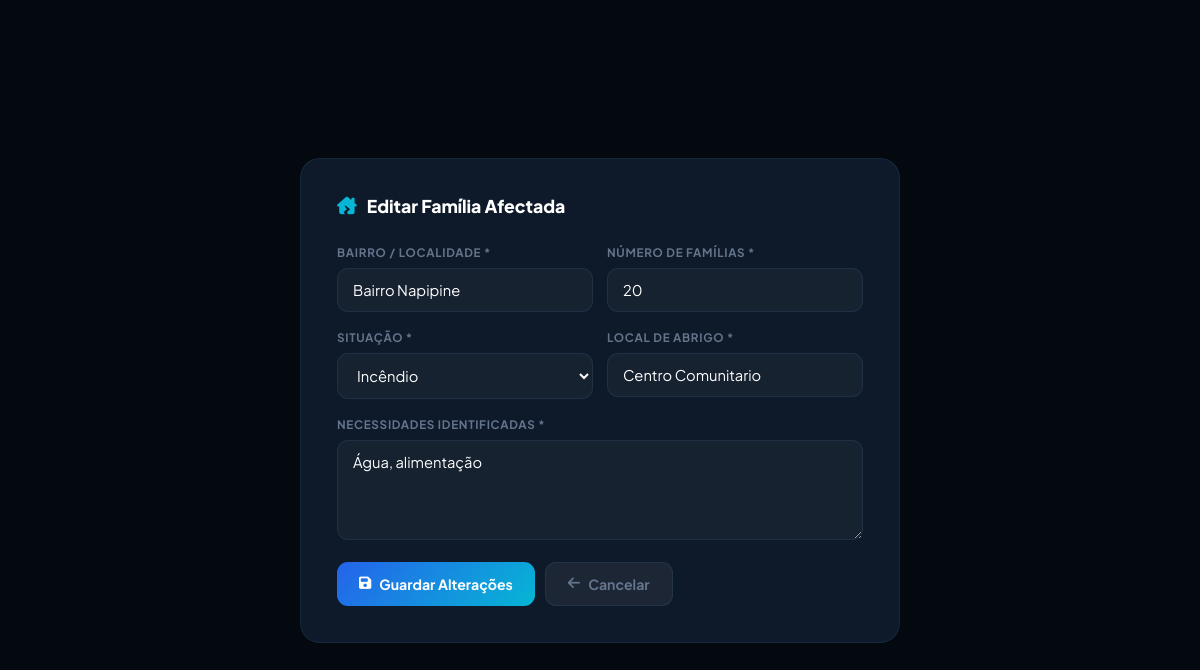
Screenshot of /admin/familia/editar/3 (signed in) with the database file from the repository.
### tables this page shows
CREATE TABLE familia(
          id INTEGER PRIMARY KEY AUTOINCREMENT,
          bairro TEXT NOT NULL, numero INTEGER NOT NULL, situacao TEXT NOT NULL,
          abrigo TEXT NOT NULL, necessidades TEXT NOT NULL,
          data TEXT DEFAULT (datetime('now')));

### app.py (the view, shortened to what this page needs)
@app.route('/admin/familia/editar/<int:id>', methods=['GET','POST'])
@login_required
def editar_familia(id):
    familia = query("SELECT * FROM familia WHERE id=?", (id,), one=True)
    if not familia:
        flash('Família não encontrada.', 'error')
        return redirect(url_for('admin_dashboard', tab='tab-familias'))
    cfg = get_site_config()
    return render_template('editar_familia.html', familia=familia, cfg=cfg)

### app.py (called while the page is built)
def get_db():
    if 'db' not in g:
        g.db = sqlite3.connect(DB)
        g.db.row_factory = sqlite3.Row
    return g.db

def query(sql, args=(), one=False, commit=False):
    db = get_db()
    cur = db.execute(sql, args)
    if commit:
        db.commit()
        return cur.lastrowid
    return cur.fetchone() if one else cur.fetchall()

def login_required(f):
    @wraps(f)
    def dec(*a, **kw):
        if not session.get('admin_id'):
            return redirect(url_for('login'))
        return f(*a, **kw)
    return dec

### templates/editar_familia.html (shortened to what this page needs)
<!DOCTYPE html>
<html lang="pt">
<head>
<link rel="stylesheet" href="https://cdnjs.cloudflare.com/ajax/libs/font-awesome/6.5.0/css/all.min.css">
</head>
<body>
<div class="box">
  <div class="box-title"><i class="fas fa-house-chimney-crack"></i> Editar Família Afectada</div>
  <form action="/admin/familia/editar/{{ familia['id'] }}" method="POST">
    <div class="form-grid">
      <div class="fg">
        <label class="fl">Bairro / Localidade *</label>
        <input type="text" name="bairro" class="fi" value="{{ familia['bairro'] }}" required>
      </div>
      <div class="fg">
        <label class="fl">Número de Famílias *</label>
        <input type="number" name="numero" class="fi" value="{{ familia['numero'] }}" min="1" required>
      </div>
    </div>
    <div class="form-grid">
      <div class="fg">
        <label class="fl">Situação *</label>
        <select name="situacao" class="fi" required>
          <option value="Incêndio"   {% if familia['situacao']=='Incêndio'   %}selected{% endif %}>Incêndio</option>
        </select>
      </div>
      <div class="fg">
        <label class="fl">Local de Abrigo *</label>
        <input type="text" name="abrigo" class="fi" value="{{ familia['abrigo'] }}" required>
      </div>
    </div>
    <div class="fg">
      <label class="fl">Necessidades Identificadas *</label>
      <textarea name="necessidades" class="fi" required>{{ familia['necessidades'] }}</textarea>
    </div>
    <div class="actions">
      <button type="submit" class="btn btn-primary"><i class="fas fa-save"></i> Guardar Alterações</button>
      <a href="/admin?tab=tab-familias" class="btn btn-ghost"><i class="fas fa-arrow-left"></i> Cancelar</a>
    </div>
  </form>
</div>
</body>
</html>

### templates/editar_familia.html (style rules this page uses)
:root { --bg:#04080f;--card:#0e1929;--border:rgba(99,179,237,.1);--cyan:#06b6d4;--text:#dbeafe;--muted:#64748b; }
* { margin:0;padding:0;box-sizing:border-box }
body { font-family:'Plus Jakarta Sans',sans-serif;background:var(--bg);color:var(--text);min-height:100vh;display:flex;align-items:center;justify-content:center;padding:20px }
.box { background:var(--card);border:1px solid var(--border);border-radius:20px;padding:36px;width:100%;max-width:600px }
.box-title { font-size:1.1rem;font-weight:800;color:#fff;display:flex;align-items:center;gap:10px;margin-bottom:28px }
.box-title i { color:var(--cyan) }
.form-grid { display:grid;grid-template-columns:1fr 1fr;gap:14px }
.fg { margin-bottom:18px }
.fl { display:block;font-size:.73rem;font-weight:700;color:var(--muted);text-transform:uppercase;letter-spacing:.7px;margin-bottom:8px }
.fi { width:100%;padding:12px 15px;background:rgba(255,255,255,.04);border:1px solid var(--border);border-radius:11px;color:#fff;font-size:.92rem;font-family:inherit;transition:.2s }
textarea.fi { min-height:100px;resize:vertical }
select.fi option { background:#0a1225 }
.actions { display:flex;gap:10px;margin-top:8px;flex-wrap:wrap }
.btn { display:inline-flex;align-items:center;gap:8px;padding:12px 22px;border-radius:11px;font-size:.88rem;font-weight:700;cursor:pointer;border:none;font-family:inherit;text-decoration:none;transition:.2s }
.btn-primary { background:linear-gradient(135deg,#2563eb,#06b6d4);color:#fff }
.btn-ghost { background:rgba(255,255,255,.06);color:var(--muted);border:1px solid var(--border) }

### rows the page displays
familia: bairro "Bairro Napipine", numero "20", situacao "Incêndio", abrigo "Centro Comunitario", necessidades "Água, alimentação"
